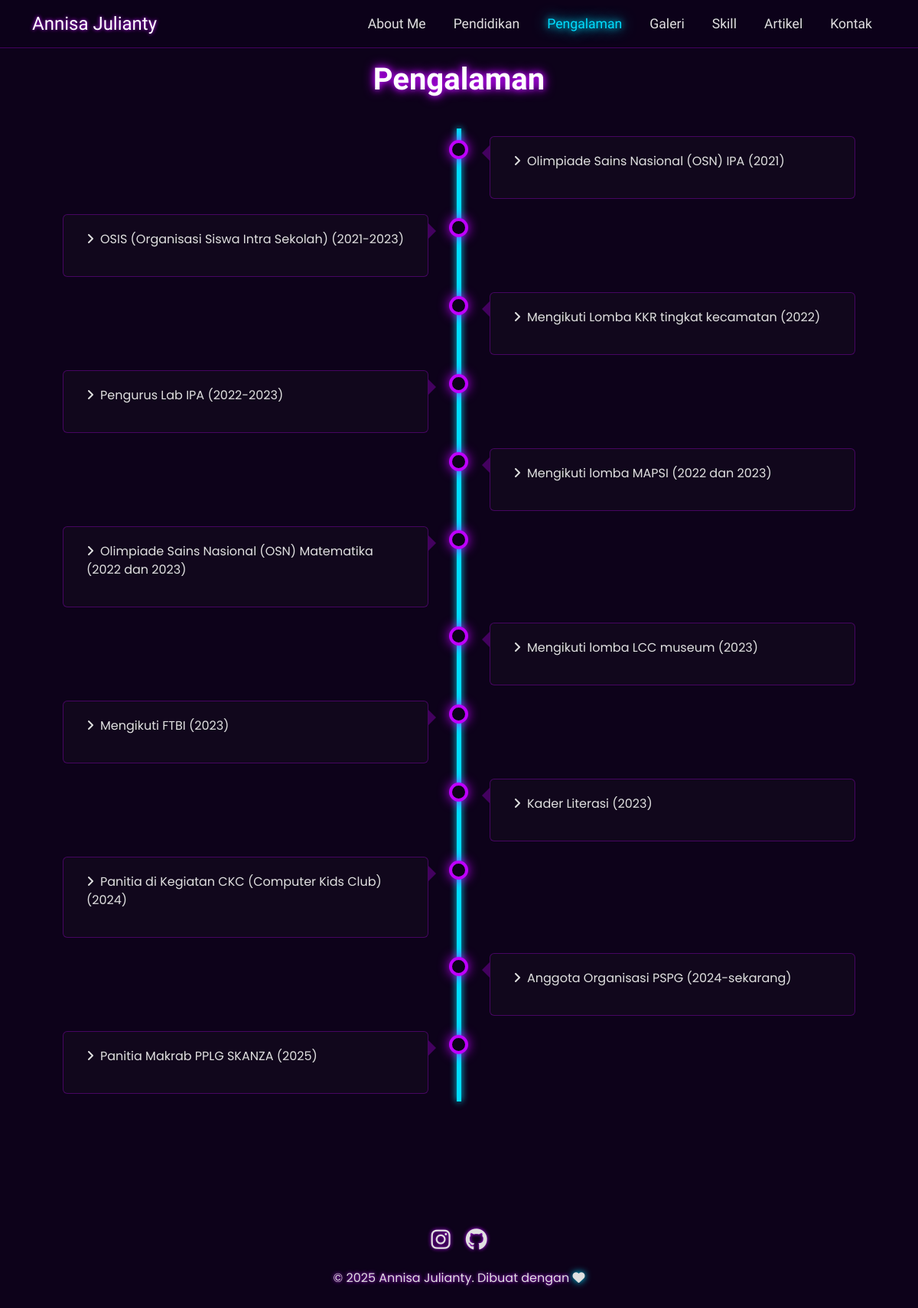
The page /pengalaman.php on the database its author committed.
### tables this page shows
CREATE TABLE `experience` (
  `id` int(11) NOT NULL,
  `description` text NOT NULL,
  `sort_order` int(11) NOT NULL,
  `timeline_position` varchar(10) NOT NULL
);

CREATE TABLE `social_media` (
  `id` int(11) NOT NULL,
  `name` varchar(255) NOT NULL,
  `url` varchar(255) NOT NULL,
  `icon_class` varchar(255) NOT NULL,
  `display_order` int(11) DEFAULT 0
);

### pengalaman.php (the view, shortened to what this page needs)
<?php
require_once 'config/database.php';
$experience_entries = [];
$social_medias = [];
try {
    $experience_entries = $pdo->query("SELECT * FROM experience ORDER BY sort_order ASC")->fetchAll(PDO::FETCH_ASSOC);
} catch (PDOException $e) {
}
try {
    $stmt = $pdo->query("SELECT * FROM social_media ORDER BY display_order ASC, id ASC");
    $social_medias = $stmt->fetchAll(PDO::FETCH_ASSOC);
} catch (PDOException $e) {
}
?>
<!DOCTYPE html>
<html lang="id">
<head>
    <link href="https://cdn.jsdelivr.net/npm/bootstrap@5.3.3/dist/css/bootstrap.min.css" rel="stylesheet">
    <link rel="stylesheet" href="https://cdnjs.cloudflare.com/ajax/libs/font-awesome/6.5.2/css/all.min.css">
    <link rel="stylesheet" href="css/style.css">
</head>
<body>
    <nav class="navbar navbar-expand-lg navbar-dark fixed-top">
        <div class="container">
            <a class="navbar-brand" href="index.html">Annisa Julianty</a>
            <div class="collapse navbar-collapse" id="navbarNav">
                <ul class="navbar-nav ms-auto">
                    <li class="nav-item"><a class="nav-link" href="index.php">About Me</a></li>
                    <li class="nav-item"><a class="nav-link" href="pendidikan.php">Pendidikan</a></li>
                    <li class="nav-item"><a class="nav-link active" href="pengalaman.php">Pengalaman</a></li>
                    <li class="nav-item"><a class="nav-link" href="galeri.php">Galeri</a></li>
                    <li class="nav-item"><a class="nav-link" href="skill.php">Skill</a></li>
                    <li class="nav-item"><a class="nav-link" href="artikel.php">Artikel</a></li>
                    <li class="nav-item"><a class="nav-link" href="kontak.php">Kontak</a></li>
                </ul>
            </div>
        </div>
    </nav>
    <section class="content-section content-section-padded">
        <div class="container">
            <h2 class="section-title">Pengalaman</h2>
            <div class="timeline">
                <?php if (count($experience_entries) > 0): ?>
                    <?php foreach ($experience_entries as $entry): ?>
                        <div class="timeline-container <?= htmlspecialchars($entry['timeline_position']); ?>">
                            <div class="timeline-content">
                                <p><i class="fa-solid fa-angle-right me-2"></i><?= htmlspecialchars($entry['description']); ?></p>
                            </div>
                        </div>
                    <?php endforeach; ?>
                <?php else: ?>
                    <p class="text-center">Belum ada riwayat pengalaman yang ditambahkan.</p>
                <?php endif; ?>
            </div>
        </div>
    </section>
    <footer class="footer">
        <div class="container">
            <div class="social-icons text-center mb-3">
                <?php if (count($social_medias) > 0): ?>
                    <?php foreach ($social_medias as $social): ?>
                        <a href="<?= htmlspecialchars($social['url']); ?>" target="_blank" class="social-icon"><i class="<?= htmlspecialchars($social['icon_class']); ?>"></i></a>
                    <?php endforeach; ?>
                <?php else: ?>
                    <a href="https://www.instagram.com/_annisajlnty" target="_blank" class="social-icon"><i class="fab fa-instagram"></i></a>
                <?php endif; ?>
            </div>
            <p class="text-center">&copy; 2025 Annisa Julianty. Dibuat dengan <i class="fa-solid fa-heart" style="color: var(--primary-color);"></i></p>
        </div>
    </footer>
</body>
</html>

### css/style.css (style rules this page uses)
:root { --neon-blue: #00ddff; --neon-purple: #bf00ff; --background-color: #0d021a; --card-color: rgba(20, 10, 30, 0.7); --text-color: #e0e0e0; --heading-color: #ffffff; --border-color: rgba(191, 0, 255, 0.3); }
body { font-family: 'Poppins', sans-serif; background-color: var(--background-color); color: var(--text-color); margin: 0; }
.content-section-padded { padding-top: 80px; }
.navbar { background-color: rgba(13, 2, 26, 0.8); backdrop-filter: blur(12px); border-bottom: 1px solid var(--border-color); font-family: 'Rajdhani', sans-serif; }
.navbar-collapse { justify-content: flex-end; }
.navbar-brand { color: var(--heading-color) !important; font-size: 1.5rem; text-shadow: 0 0 5px var(--neon-purple); }
.nav-link { color: var(--text-color) !important; margin: 0 10px; transition: all 0.3s ease; font-size: 1.1rem; }
.nav-link.active { color: var(--neon-blue) !important; text-shadow: 0 0 10px var(--neon-blue), 0 0 20px var(--neon-blue); }
.content-section { padding: 80px 0; animation: fadeIn 1s ease-in-out; }
.section-title { font-family: 'Rajdhani', sans-serif; color: var(--heading-color); font-size: 2.5rem; font-weight: 700; margin-bottom: 40px; text-align: center; position: relative; text-shadow: 0 0 8px var(--neon-purple), 0 0 15px var(--neon-purple); }
.section-title::after { display: none; }
.footer { background-color: transparent; padding: 20px 0; text-align: center; margin-top: 60px; text-shadow: 0 0 5px var(--neon-purple); }
.footer .fa-heart { color: var(--neon-blue); text-shadow: 0 0 10px var(--neon-blue); }
.social-icons { display: flex; justify-content: center; gap: 20px; }
.social-icon { color: var(--text-color); font-size: 1.8rem; transition: all 0.3s ease; }
.timeline { position: relative; max-width: 1200px; margin: 0 auto; }
.timeline::after { content: ''; position: absolute; width: 6px; background-color: var(--neon-blue); top: 0; bottom: 0; left: 50%; margin-left: -3px; box-shadow: 0 0 10px var(--neon-blue); }
.timeline-container { padding: 10px 40px; position: relative; background-color: inherit; width: 50%; }
.timeline-container::after { content: ''; position: absolute; width: 25px; height: 25px; right: -12px; background-color: var(--background-color); border: 4px solid var(--neon-purple); top: 15px; border-radius: 50%; z-index: 1; box-shadow: 0 0 15px var(--neon-purple); }
.left { left: 0; }
.right { left: 50%; }
.left::before { content: " "; height: 0; position: absolute; top: 22px; width: 0; z-index: 1; right: 30px; border: medium solid var(--border-color); border-width: 10px 0 10px 10px; border-color: transparent transparent transparent var(--border-color); }
.right::before { content: " "; height: 0; position: absolute; top: 22px; width: 0; z-index: 1; left: 30px; border: medium solid var(--border-color); border-width: 10px 10px 10px 0; border-color: transparent var(--border-color) transparent transparent; }
.right::after { left: -13px; }
.timeline-content { padding: 20px 30px; background-color: var(--card-color); position: relative; border-radius: 6px; border: 1px solid var(--border-color); }

### rows shown on the page
experience: description "Olimpiade Sains Nasional (OSN) IPA (2021)"
experience: description "OSIS (Organisasi Siswa Intra Sekolah) (2021-2023)"
experience: description "Mengikuti Lomba KKR tingkat kecamatan (2022)"
experience: description "Pengurus Lab IPA (2022-2023)"
experience: description "Mengikuti lomba MAPSI (2022 dan 2023)"
experience: description "Olimpiade Sains Nasional (OSN) Matematika (2022 dan 2023)"
experience: description "Mengikuti lomba LCC museum (2023)"
experience: description "Mengikuti FTBI (2023)"
experience: description "Kader Literasi (2023)"
experience: description "Panitia di Kegiatan CKC (Computer Kids Club) (2024)"
experience: description "Anggota Organisasi PSPG (2024-sekarang)"
experience: description "Panitia Makrab PPLG SKANZA (2025)"
